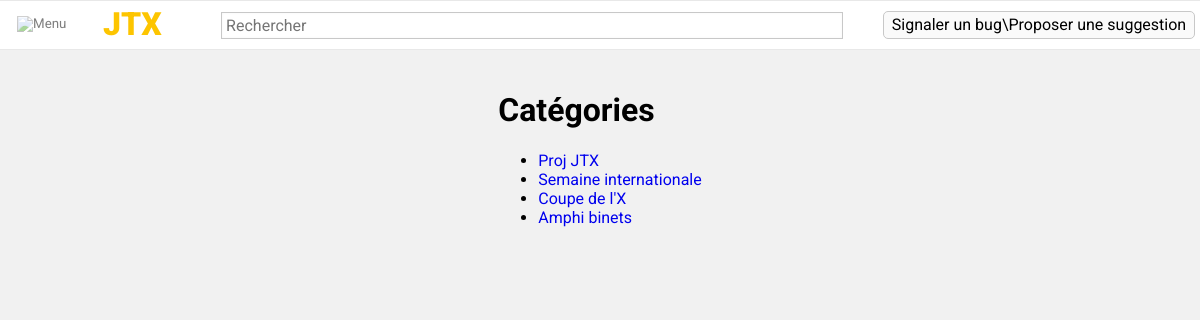
Screenshot of /categories/ (signed in) with the database file from the repository.
### videos/models.py (models this page shows, shortened)
class Category(models.Model):
    titre = models.CharField(max_length=100)
    public = models.BooleanField(default=False)

### videos/views/general.py (the view)
# urls.py: url(r'^categories/$', views.categories, name='categories'),
def categories(request):
    categories = filter_category(request, Category.objects)
    context = {
        'categories': categories.all(),
    }
    return render(request, 'categories.html', context)

### videos/templatetags/app_filters.py (called while the page is built)
@register.filter(name='short')
def short(s):
    n = 70
    if len(s) <= n:
        return s
    else:
        return s[:(n - 3)] + "..."

### videos/views/search.py (called while the page is built)
def filter_category(request, x):
    if not request.user.is_authenticated:
        x = x.filter(public=True)
    return x

### videos/templates/categories.html
{% extends 'base.html' %}
{% block body %}
{% load app_filters %}
{% if categories %}
<div class="container">
	<h1>Catégories</h1>
		<ul>
		{% for c in categories %}
			<li><a href="{% url 'category' c.id 1 %}">{{ c.titre|short }}</a></li>
		{% endfor %}
		</ul>
</div>
{% else %}
    <p>Errors.</p>
{% endif %}
{% endblock %}

### videos/templates/base.html (shortened to what this page needs)
{% load static %}
<!DOCTYPE html>
<html lang='fr'>
<head>
  <link rel="stylesheet" href="{% static 'style.css' %}" />
</head>
<body>
  <br>
  <br>
  <br>
    <div>
      <div id="central" >
        <a href="https://docs.google.com/forms/u/0/d/e/1FAIpQLScnWrGA33Z6HbHlhkl-g0sqKDzbGaz16Yd0MVAl8hHbbWc_5g/viewform?usp=sf_link" target="_newtab">
    <div class="bouton_suggestions">
      Signaler un bug\Proposer une suggestion
    </div>
    </a>
    <button type="button" class="menu_button" onclick="h_r_lateral_bar()">
      <img class="menu_button_img" src={% static "admin/img/menu.png" %} alt="Menu">
    </button>
  <div id="navigation_bar">
    <a href="{% url 'index' %}">
    <div class="navigation_bar_titre">
      <h1 id="titre_site"> JTX </h1>
    </div>
    </a>
    <div id="search_bar" class="barre_de_recherche">
        <form method="get" action="/jtx/search/"><input autocomplete="off" id="search_input" placeholder="Rechercher" onblur="cacher_results()" onfocus="afficher_results()" name="q" class="biginput" onkeydown="select_lien(event)" onkeyup="showHint(event,this.value)" type="text"></form>
    </div>
  </div>
        <div id="body">
               {% block body %} {% endblock %}
            </div>
          </div>
        </div>
</body>
</html>

### videos/static/style.css (style rules this page uses)
* { font-family: Roboto; }
a { outline: 0 !important; text-shadow: none !important; }
:-webkit-any-link { outline: 0 !important; text-decoration:none !important; }
#central { position: absolute; top: 0; bottom:0; left: 0; right: 0; }
body { overflow-y:scroll; }
#body { padding-top: 70px; display: table; margin: 0 auto; overflow: scroll; overflow-y:scroll; -webkit-transition: all 0.2s linear; -moz-transition: all 0.2s linear; transition: all 0.2s linear; }
body { background-color: #f1f1f1; }
#navigation_bar { overflow: hidden; z-index: 1; display: table; background-color: white; width: 100%; border-style: solid; border-width: 1px; border-color:#e8e8e8; border-right-width:0px; border-left-width:0px; position:fixed; }
.navigation_bar_titre { display: table-cell; width: 220px; }
.barre_de_recherche { display: table-cell; vertical-align: middle; width: 1950px; }
form .biginput { max-width: 612px; width:100%; height: 25px; margin-left: 6px; padding: 0 4px 0 4px; background-color: #fff; border: 1px solid #c8c8c8; box-shadow: 0px 0px 10px -9px black inset; color:#858585; font-weight:normal; font-size: 1em; -webkit-transition: all 0.2s linear; -moz-transition: all 0.2s linear; transition: all 0.2s linear; }
#titre_site { font-weight: 900; padding-top: 4px; padding-bottom: 4px; text-align: center; margin: 0; margin-left: 50px; height:40px; color:#FDC500; text-align:center; -webkit-transition: all 2s linear; -moz-transition: all 2s linear; transition: all 2s linear; padding-right: 53.5px; padding-left: 53px; }
.menu_button { display: table-cell; background-color: white; position: fixed; margin-top: 1px; margin-left: 0px; visibility: visible; z-index: 2; padding-left: 17px; padding-right: 17px; padding-bottom: 12px; padding-top: 13px; opacity: 0.5; border-style: none; outline: 0; }
.menu_button_img { padding-top: 2px; width: 17px; outline: 0; }
.bouton_suggestions { background-color: rgb(250,250,250); position: fixed; right: 5px; height: 20px; border-radius: 5px; border-color: #c8c8c8; border-style: solid; border-width: 1px; padding: 3px; padding-left: 5px; padding-right: 5px; width: 300px; text-align: center; z-index: 2; margin-top: 11px; overflow: hidden; -webkit-transition: left 0.2s linear; -moz-transition: left 0.2s linear; transition: left 0.2s linear; }
a .bouton_suggestions { text-decoration: none; color: black; }

### rows the page displays
Category: titre|short "Proj JTX"
Category: titre|short "Semaine internationale"
Category: titre|short "Coupe de l'X"
Category: titre|short "Amphi binets"
